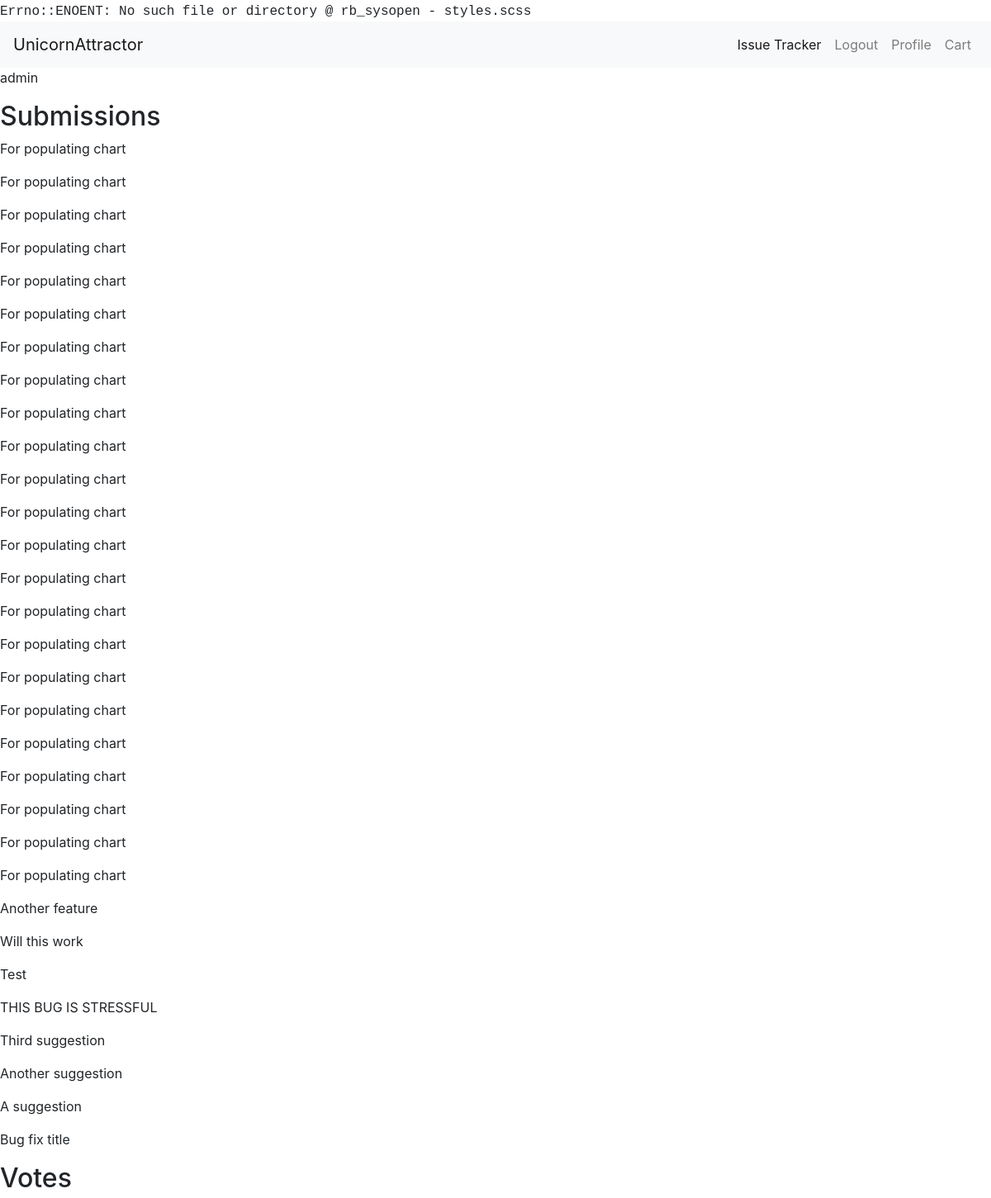
/user/1 (signed in, upper part), run on the app's committed database.
### accounts/models.py (models this page shows)
class User(AbstractUser):
    USERNAME_FIELD = "email"
    email = models.EmailField(('email address'), blank=False, unique=True)
    REQUIRED_FIELDS = []
    def __str__(self):
        return self.username

### usersuggestions/models.py (models this page shows, shortened)
class Suggestion(models.Model):
    suggestion_choices = ((True, 'Feature'), (False, 'Bug Fix'))
    is_feature = models.BooleanField(blank=False, default=False, choices=suggestion_choices)
    user = models.ForeignKey(User, null=False, on_delete=models.PROTECT)
    title = models.CharField(max_length=200, blank=False)
    details = RichTextUploadingField()
    date_time = models.DateTimeField(auto_now_add=True)
    delay_submission = models.BooleanField(null=False, blank=True, default=False)

### usersuggestions/views.py (the view)
# urls.py: url(r'^user/(?P<user_id>\d+)$', render_userpage, name='userpage'),
@login_required()
def render_userpage(request, user_id):
    user = get_object_or_404(User, id=user_id)
    if request.user == user:
        values = get_userpage_values(user)
        return render(request, "userpage.html", {"user": user,
                                                 "votes": values["votes"], "purchases": values["purchases"],
                                                 "coin_history": values["coin_history"],
                                                 "suggestions": values["suggestions"]
                                                 })
    else:
        return redirect("issue_tracker")

### market/cart.py (called while the page is built)
    def __len__(self):
        return sum(item['quantity'] for item in self.cart.values())

### market/contexts.py (called while the page is built)
def cart(request):
    return {'cart': Cart(request)}

### market/models.py (called while the page is built)
    def __str__(self):
        return self.name

    def __str__(self):
        return "{0}: {1}".format(self.user, self.coins_change)

### usersuggestions/helpers.py (called while the page is built)
def get_userpage_values(user):
    votes = Upvote.objects.filter(user=user).order_by("-date_time")
    purchases = Order.objects.filter(user=user).order_by("-date_time")
    coin_history = UserCoinHistory.objects.filter(user=user).order_by("-date_time")
    suggestions = Suggestion.objects.filter(user=user).order_by("-date_time")
    for purchase in purchases:
        purchase.items = OrderItem.objects.filter(order=purchase)
        purchase.total_cost = 0
        for item in purchase.items:
            purchase.total_cost += item.total_purchase_price
    values_dictionary = {"purchases": purchases,
                         "coin_history": coin_history, "votes": votes, "suggestions": suggestions
                         }
    return values_dictionary

### usersuggestions/templates/userpage.html (shortened to what this page needs)
{% extends 'base.html' %}
{% block content %}
<p>{{ user }}</p>
<h2>Submissions</h2>
{% if suggestions|length == 0 %}
<p>You have not submitted any suggestions</p>
{% else %}
{% for suggestion in suggestions %}
<p>{{ suggestion.title }}</p>
{% endfor %}
{% endif %}
<h2>Votes</h2>
{% endblock %}

### styles.css (style rules this page uses)
body:before { white-space: pre; font-family: monospace; content: "Errno::ENOENT: No such file or directory @ rb_sysopen - styles.scss"; }

### data on the page
User: username "admin"
Suggestion: title "For populating chart"
Suggestion: title "For populating chart"
Suggestion: title "For populating chart"
Suggestion: title "For populating chart"
Suggestion: title "For populating chart"
Suggestion: title "For populating chart"
Suggestion: title "For populating chart"
Suggestion: title "For populating chart"
Suggestion: title "For populating chart"
Suggestion: title "For populating chart"
Suggestion: title "For populating chart"
Suggestion: title "For populating chart"
Suggestion: title "For populating chart"
Suggestion: title "For populating chart"
Suggestion: title "For populating chart"
Suggestion: title "For populating chart"
Suggestion: title "For populating chart"
Suggestion: title "For populating chart"
Suggestion: title "For populating chart"
Suggestion: title "For populating chart"
Suggestion: title "For populating chart"
Suggestion: title "For populating chart"
Suggestion: title "For populating chart"
Suggestion: title "Another feature"
Suggestion: title "Will this work"
Suggestion: title "Test"
Suggestion: title "THIS BUG IS STRESSFUL"
Suggestion: title "Third suggestion"
Suggestion: title "Another suggestion"
Suggestion: title "A suggestion"
Suggestion: title "Bug fix title"
